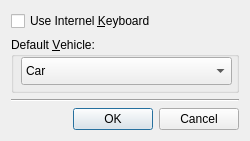
<?xml version="1.0" encoding="UTF-8"?>
<ui version="4.0">
 <class>DialogGeneralSettings</class>
 <widget class="QWidget" name="DialogGeneralSettings">
  <property name="windowModality">
   <enum>Qt::ApplicationModal</enum>
  </property>
  <property name="geometry">
   <rect>
    <x>0</x>
    <y>0</y>
    <width>250</width>
    <height>141</height>
   </rect>
  </property>
  <property name="minimumSize">
   <size>
    <width>250</width>
    <height>141</height>
   </size>
  </property>
  <property name="windowTitle">
   <string>General Settings</string>
  </property>
  <layout class="QVBoxLayout" name="verticalLayout">
   <item>
    <widget class="QCheckBox" name="checkBoxInternalKeyboard">
     <property name="text">
      <string>Use Internel &amp;Keyboard</string>
     </property>
    </widget>
   </item>
   <item>
    <widget class="QGroupBox" name="groupBox">
     <property name="title">
      <string>Default &amp;Vehicle:</string>
     </property>
     <widget class="QComboBox" name="comboBoxDefaultVehicle">
      <property name="geometry">
       <rect>
        <x>10</x>
        <y>20</y>
        <width>211</width>
        <height>28</height>
       </rect>
      </property>
      <property name="minimumSize">
       <size>
        <width>0</width>
        <height>28</height>
       </size>
      </property>
      <item>
       <property name="text">
        <string extracomment="car">Car</string>
       </property>
       <property name="icon">
        <iconset resource="../../../NavitConfigurator.qrc">
         <normaloff>:/images/vehicles/gui_vehicle_16_16.png</normaloff>:/images/vehicles/gui_vehicle_16_16.png</iconset>
       </property>
      </item>
      <item>
       <property name="text">
        <string>Car - Shortest Route</string>
       </property>
       <property name="icon">
        <iconset resource="../../../NavitConfigurator.qrc">
         <normaloff>:/images/vehicles/pictograms-nps-4-wheel-drive_road.png</normaloff>:/images/vehicles/pictograms-nps-4-wheel-drive_road.png</iconset>
       </property>
      </item>
      <item>
       <property name="text">
        <string>Car - Avoid Tolls</string>
       </property>
       <property name="icon">
        <iconset resource="../../../NavitConfigurator.qrc">
         <normaloff>:/images/vehicles/pictograms-nps-land-driving_tour-2.png</normaloff>:/images/vehicles/pictograms-nps-land-driving_tour-2.png</iconset>
       </property>
      </item>
      <item>
       <property name="text">
        <string>Bike</string>
       </property>
       <property name="icon">
        <iconset resource="../../../NavitConfigurator.qrc">
         <normaloff>:/images/vehicles/pictograms-nps-bicycle_trail-2.png</normaloff>:/images/vehicles/pictograms-nps-bicycle_trail-2.png</iconset>
       </property>
      </item>
      <item>
       <property name="text">
        <string extracomment="pedastrian">Pedastrian</string>
       </property>
       <property name="icon">
        <iconset resource="../../../NavitConfigurator.qrc">
         <normaloff>:/images/vehicles/gui_vehicle_pedestrian_16_16.png</normaloff>:/images/vehicles/gui_vehicle_pedestrian_16_16.png</iconset>
       </property>
      </item>
      <item>
       <property name="text">
        <string>Horse</string>
       </property>
       <property name="icon">
        <iconset resource="../../../NavitConfigurator.qrc">
         <normaloff>:/images/vehicles/pictograms-nps-horseback_riding.png</normaloff>:/images/vehicles/pictograms-nps-horseback_riding.png</iconset>
       </property>
      </item>
      <item>
       <property name="text">
        <string>Truck</string>
       </property>
       <property name="icon">
        <iconset resource="../../../NavitConfigurator.qrc">
         <normaloff>:/images/vehicles/pictograms-nps-misc-trucks.png</normaloff>:/images/vehicles/pictograms-nps-misc-trucks.png</iconset>
       </property>
      </item>
     </widget>
    </widget>
   </item>
   <item>
    <widget class="Line" name="line">
     <property name="orientation">
      <enum>Qt::Horizontal</enum>
     </property>
    </widget>
   </item>
   <item>
    <widget class="QDialogButtonBox" name="buttonBox">
     <property name="orientation">
      <enum>Qt::Horizontal</enum>
     </property>
     <property name="standardButtons">
      <set>QDialogButtonBox::Cancel|QDialogButtonBox::Ok</set>
     </property>
    </widget>
   </item>
  </layout>
 </widget>
 <resources>
  <include location="../../../NavitConfigurator.qrc"/>
 </resources>
 <connections>
  <connection>
   <sender>buttonBox</sender>
   <signal>accepted()</signal>
   <receiver>DialogGeneralSettings</receiver>
   <slot>accept()</slot>
   <hints>
    <hint type="sourcelabel">
     <x>-1</x>
     <y>-1</y>
    </hint>
    <hint type="destinationlabel">
     <x>305</x>
     <y>168</y>
    </hint>
   </hints>
  </connection>
  <connection>
   <sender>buttonBox</sender>
   <signal>rejected()</signal>
   <receiver>DialogGeneralSettings</receiver>
   <slot>reject()</slot>
   <hints>
    <hint type="sourcelabel">
     <x>-1</x>
     <y>-1</y>
    </hint>
    <hint type="destinationlabel">
     <x>305</x>
     <y>168</y>
    </hint>
   </hints>
  </connection>
 </connections>
</ui>
